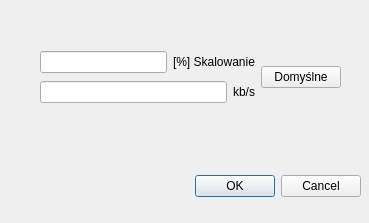
<?xml version="1.0" encoding="UTF-8"?>
<ui version="4.0">
 <class>StreamSettingsDialog</class>
 <widget class="QDialog" name="StreamSettingsDialog">
  <property name="geometry">
   <rect>
    <x>0</x>
    <y>0</y>
    <width>369</width>
    <height>223</height>
   </rect>
  </property>
  <property name="minimumSize">
   <size>
    <width>369</width>
    <height>223</height>
   </size>
  </property>
  <property name="maximumSize">
   <size>
    <width>369</width>
    <height>223</height>
   </size>
  </property>
  <property name="windowTitle">
   <string>Opcje Wideo</string>
  </property>
  <widget class="QDialogButtonBox" name="buttonBox">
   <property name="geometry">
    <rect>
     <x>20</x>
     <y>170</y>
     <width>341</width>
     <height>32</height>
    </rect>
   </property>
   <property name="orientation">
    <enum>Qt::Horizontal</enum>
   </property>
   <property name="standardButtons">
    <set>QDialogButtonBox::Cancel|QDialogButtonBox::Ok</set>
   </property>
  </widget>
  <widget class="QWidget" name="">
   <property name="geometry">
    <rect>
     <x>40</x>
     <y>50</y>
     <width>301</width>
     <height>54</height>
    </rect>
   </property>
   <layout class="QHBoxLayout" name="horizontalLayout_3">
    <item>
     <layout class="QVBoxLayout" name="verticalLayout">
      <item>
       <layout class="QHBoxLayout" name="horizontalLayout_2">
        <item>
         <widget class="QLineEdit" name="scaleEdit">
          <property name="maxLength">
           <number>3</number>
          </property>
         </widget>
        </item>
        <item>
         <widget class="QLabel" name="scalelabel">
          <property name="text">
           <string>[%] Skalowanie</string>
          </property>
         </widget>
        </item>
       </layout>
      </item>
      <item>
       <layout class="QHBoxLayout" name="horizontalLayout">
        <item>
         <widget class="QLineEdit" name="bitrateEdit">
          <property name="maxLength">
           <number>6</number>
          </property>
         </widget>
        </item>
        <item>
         <widget class="QLabel" name="bitratelabel">
          <property name="text">
           <string>kb/s</string>
          </property>
         </widget>
        </item>
       </layout>
      </item>
     </layout>
    </item>
    <item>
     <widget class="QPushButton" name="pushButton">
      <property name="text">
       <string>Domyślne</string>
      </property>
     </widget>
    </item>
   </layout>
  </widget>
 </widget>
 <resources/>
 <connections>
  <connection>
   <sender>buttonBox</sender>
   <signal>accepted()</signal>
   <receiver>StreamSettingsDialog</receiver>
   <slot>accept()</slot>
   <hints>
    <hint type="sourcelabel">
     <x>248</x>
     <y>254</y>
    </hint>
    <hint type="destinationlabel">
     <x>157</x>
     <y>274</y>
    </hint>
   </hints>
  </connection>
  <connection>
   <sender>buttonBox</sender>
   <signal>rejected()</signal>
   <receiver>StreamSettingsDialog</receiver>
   <slot>reject()</slot>
   <hints>
    <hint type="sourcelabel">
     <x>316</x>
     <y>260</y>
    </hint>
    <hint type="destinationlabel">
     <x>286</x>
     <y>274</y>
    </hint>
   </hints>
  </connection>
 </connections>
</ui>
